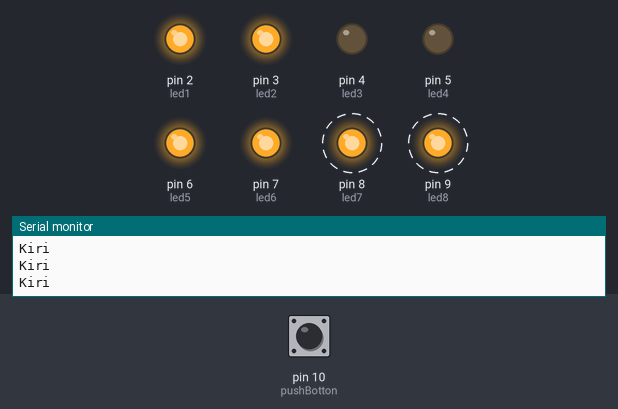
A sketch run on a simulated Arduino Uno, built with avr-gcc and run on an emulated ATmega328P. On the bench: output pins drawn as LEDs (lit = HIGH), the last lines printed to the serial monitor. Dashed ring = blinking. Inputs (shaded band) come from the test bench; at power-on: pin 10 (pushBotton) LOW.

Above: at 3.45 s.
3.5 s: pin 10 (pushBotton) pulled HIGH for 1.55 s
At 3.95 s:
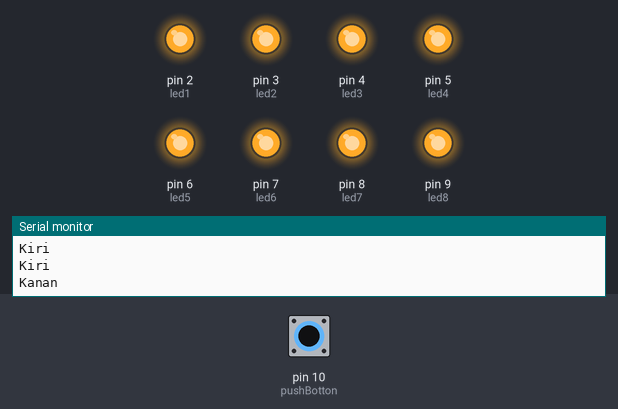
7.0 s: pin 10 (pushBotton) pulled HIGH for 3.2 s
At 7.15 s:
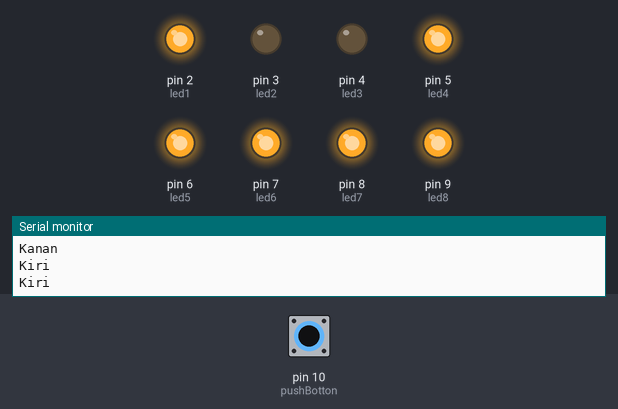
Timing chart, 0 to 17.7 s (numbered marks = the images above; inputs shaded):
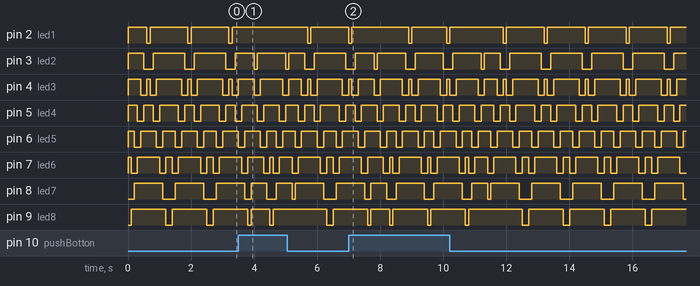

The sketch:

PRAKTIKUM_67_19.01.53.0051_F.ino
```cpp
int led1 = 2;
int led2 = 3;
int led3 = 4;
int led4 = 5;
int led5 = 6;
int led6 = 7;
int led7 = 8;
int led8 = 9;
int pushBotton = 10;

void setup()
{
	pinMode(led1, OUTPUT);
	pinMode(led2, OUTPUT);
	pinMode(led3, OUTPUT);
	pinMode(led4, OUTPUT);
	pinMode(led5, OUTPUT);
	pinMode(led6, OUTPUT);
	pinMode(led7, OUTPUT);
	pinMode(led8, OUTPUT);
	pinMode(pushBotton, INPUT);
	Serial.begin(9600);
}

void loop()
{
	if(digitalRead(pushBotton) == HIGH){
		Serial.println("Kanan");
		digitalWrite(led8, HIGH);
		digitalWrite(led7, HIGH);
		digitalWrite(led6, HIGH);
		digitalWrite(led5, HIGH);
		digitalWrite(led4, HIGH);
		digitalWrite(led3, HIGH);
		delay(100);
		digitalWrite(led3, LOW);
		digitalWrite(led2, LOW);
		digitalWrite(led8, HIGH);
		digitalWrite(led7, HIGH);
		digitalWrite(led6, HIGH);
		digitalWrite(led5, HIGH);
		digitalWrite(led4, HIGH);
		digitalWrite(led1, HIGH);
		delay(100);
		digitalWrite(led4, LOW);
		digitalWrite(led3, LOW);
		digitalWrite(led8, HIGH);
		digitalWrite(led7, HIGH);
		digitalWrite(led6, HIGH);
		digitalWrite(led5, HIGH);
		digitalWrite(led2, HIGH);
		digitalWrite(led1, HIGH);
		delay(100);
		digitalWrite(led5, LOW);
		digitalWrite(led4, LOW);
		digitalWrite(led8, HIGH);
		digitalWrite(led7, HIGH);
		digitalWrite(led6, HIGH);
		digitalWrite(led3, HIGH);
		digitalWrite(led2, HIGH);
		digitalWrite(led1, HIGH);
		delay(100);
		digitalWrite(led6, LOW);
		digitalWrite(led5, LOW);
		digitalWrite(led8, HIGH);
		digitalWrite(led7, HIGH);
		digitalWrite(led4, HIGH);
		digitalWrite(led3, HIGH);
		digitalWrite(led2, HIGH);
		digitalWrite(led1, HIGH);
		delay(100);
		digitalWrite(led7, LOW);
		digitalWrite(led6, LOW);
		digitalWrite(led8, HIGH);
		digitalWrite(led5, HIGH);
		digitalWrite(led4, HIGH);
		digitalWrite(led3, HIGH);
		digitalWrite(led2, HIGH);
		digitalWrite(led1, HIGH);
		delay(100);
		digitalWrite(led8, LOW);
		digitalWrite(led7, LOW);
		digitalWrite(led6, HIGH);
		digitalWrite(led5, HIGH);
		digitalWrite(led4, HIGH);
		digitalWrite(led3, HIGH);
		digitalWrite(led2, HIGH);
		digitalWrite(led1, HIGH);
		delay(100);
		digitalWrite(led7, LOW);
		digitalWrite(led6, LOW);
		digitalWrite(led8, HIGH);
		digitalWrite(led5, HIGH);
		digitalWrite(led4, HIGH);
		digitalWrite(led3, HIGH);
		digitalWrite(led2, HIGH);
		digitalWrite(led1, HIGH);
		delay(100);
		digitalWrite(led6, LOW);
		digitalWrite(led5, LOW);
		digitalWrite(led8, HIGH);
		digitalWrite(led7, HIGH);
		digitalWrite(led4, HIGH);
		digitalWrite(led3, HIGH);
		digitalWrite(led2, HIGH);
		digitalWrite(led1, HIGH);
		delay(100);
		digitalWrite(led5, LOW);
		digitalWrite(led4, LOW);
		digitalWrite(led8, HIGH);
		digitalWrite(led7, HIGH);
		digitalWrite(led6, HIGH);
		digitalWrite(led3, HIGH);
		digitalWrite(led2, HIGH);
		digitalWrite(led1, HIGH);
		delay(100);
		digitalWrite(led4, LOW);
		digitalWrite(led3, LOW);
		digitalWrite(led8, HIGH);
		digitalWrite(led7, HIGH);
		digitalWrite(led6, HIGH);
		digitalWrite(led5, HIGH);
		digitalWrite(led2, HIGH);
		digitalWrite(led1, HIGH);
		delay(100);
		digitalWrite(led3, LOW);
		digitalWrite(led2, LOW);
		digitalWrite(led8, HIGH);
		digitalWrite(led7, HIGH);
		digitalWrite(led6, HIGH);
		digitalWrite(led5, HIGH);
		digitalWrite(led4, HIGH);
		digitalWrite(led1, HIGH);
		delay(100);
		digitalWrite(led2, LOW);
		digitalWrite(led1, LOW);
		digitalWrite(led8, HIGH);
		digitalWrite(led7, HIGH);
		digitalWrite(led6, HIGH);
		digitalWrite(led5, HIGH);
		digitalWrite(led4, HIGH);
		digitalWrite(led3, HIGH);

	}else{
		Serial.println("Kiri");
		digitalWrite(led1, HIGH);
		digitalWrite(led2, HIGH);
		digitalWrite(led3, HIGH);
		digitalWrite(led4, HIGH);
		digitalWrite(led5, HIGH);
		digitalWrite(led6, HIGH);
		delay(100);
		digitalWrite(led6, LOW);
		digitalWrite(led7, LOW);
		digitalWrite(led1, HIGH);
		digitalWrite(led2, HIGH);
		digitalWrite(led3, HIGH);
		digitalWrite(led4, HIGH);
		digitalWrite(led5, HIGH);
		digitalWrite(led8, HIGH);
		delay(100);
		digitalWrite(led5, LOW);
		digitalWrite(led6, LOW);
		digitalWrite(led1, HIGH);
		digitalWrite(led2, HIGH);
		digitalWrite(led3, HIGH);
		digitalWrite(led4, HIGH);
		digitalWrite(led7, HIGH);
		digitalWrite(led8, HIGH);
		delay(100);
		digitalWrite(led4, LOW);
		digitalWrite(led5, LOW);
		digitalWrite(led1, HIGH);
		digitalWrite(led2, HIGH);
		digitalWrite(led3, HIGH);
		digitalWrite(led6, HIGH);
		digitalWrite(led7, HIGH);
		digitalWrite(led8, HIGH);
		delay(100);
		digitalWrite(led3, LOW);
		digitalWrite(led4, LOW);
		digitalWrite(led1, HIGH);
		digitalWrite(led2, HIGH);
		digitalWrite(led5, HIGH);
		digitalWrite(led6, HIGH);
		digitalWrite(led7, HIGH);
		digitalWrite(led8, HIGH);
		delay(100);
		digitalWrite(led2, LOW);
		digitalWrite(led3, LOW);
		digitalWrite(led1, HIGH);
		digitalWrite(led4, HIGH);
		digitalWrite(led5, HIGH);
		digitalWrite(led6, HIGH);
		digitalWrite(led7, HIGH);
		digitalWrite(led8, HIGH);
		delay(100);
		digitalWrite(led1, LOW);
		digitalWrite(led2, LOW);
		digitalWrite(led3, HIGH);
		digitalWrite(led4, HIGH);
		digitalWrite(led5, HIGH);
		digitalWrite(led6, HIGH);
		digitalWrite(led7, HIGH);
		digitalWrite(led8, HIGH);
		delay(100);
		digitalWrite(led2, LOW);
		digitalWrite(led3, LOW);
		digitalWrite(led1, HIGH);
		digitalWrite(led4, HIGH);
		digitalWrite(led5, HIGH);
		digitalWrite(led6, HIGH);
		digitalWrite(led7, HIGH);
		digitalWrite(led8, HIGH);
		delay(100);
		digitalWrite(led3, LOW);
		digitalWrite(led4, LOW);
		digitalWrite(led1, HIGH);
		digitalWrite(led2, HIGH);
		digitalWrite(led5, HIGH);
		digitalWrite(led6, HIGH);
		digitalWrite(led7, HIGH);
		digitalWrite(led8, HIGH);
		delay(100);
		digitalWrite(led4, LOW);
		digitalWrite(led5, LOW);
		digitalWrite(led1, HIGH);
		digitalWrite(led2, HIGH);
		digitalWrite(led3, HIGH);
		digitalWrite(led6, HIGH);
		digitalWrite(led7, HIGH);
		digitalWrite(led8, HIGH);
		delay(100);
		digitalWrite(led5, LOW);
		digitalWrite(led6, LOW);
		digitalWrite(led1, HIGH);
		digitalWrite(led2, HIGH);
		digitalWrite(led3, HIGH);
		digitalWrite(led4, HIGH);
		digitalWrite(led7, HIGH);
		digitalWrite(led8, HIGH);
		delay(100);
		digitalWrite(led6, LOW);
		digitalWrite(led7, LOW);
		digitalWrite(led1, HIGH);
		digitalWrite(led2, HIGH);
		digitalWrite(led3, HIGH);
		digitalWrite(led4, HIGH);
		digitalWrite(led5, HIGH);
		digitalWrite(led8, HIGH);
		delay(100);
		digitalWrite(led7, LOW);
		digitalWrite(led8, LOW);
		digitalWrite(led1, HIGH);
		digitalWrite(led2, HIGH);
		digitalWrite(led3, HIGH);
		digitalWrite(led4, HIGH);
		digitalWrite(led5, HIGH);
		digitalWrite(led6, HIGH);
		delay(100);
	}

}
```
